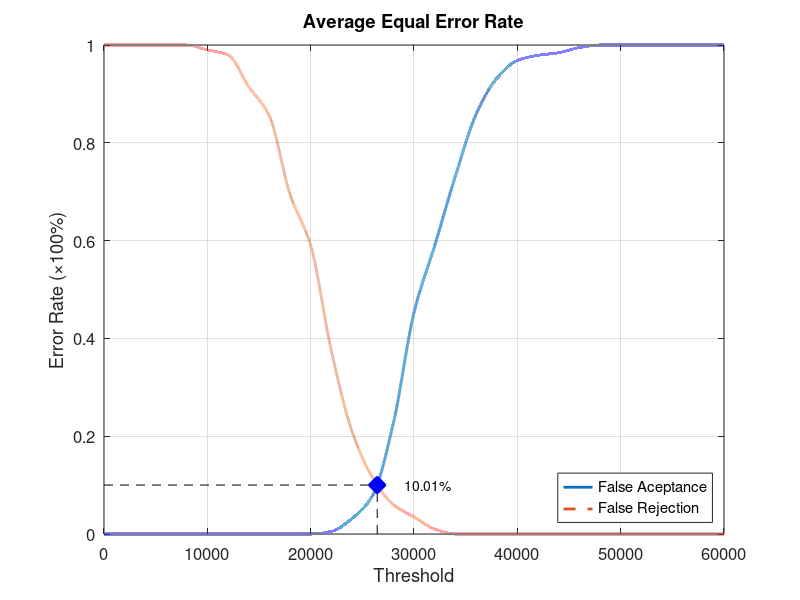
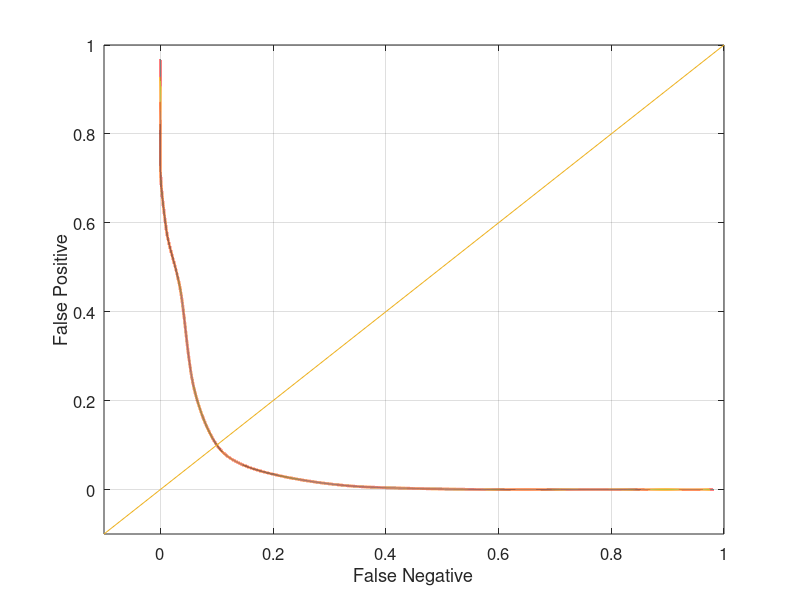

The MATLAB script that drew these images, in order:
function yEER = Database3_1
close all;
clear;
clc;
x = 0:2000:60000;
xq = 0:0.5:60000;

y0 = [0 0 0 0 0 0 0 0 0 0 0 0.00526316 0.0315789 0.0789474 0.226316 0.452632 0.589474 0.731579 0.857895 0.931579 0.968421 0.978947 0.984211 0.994737 1 1 1 1 1 1 1];
yy0 = interp1(x, y0, xq, 'pchip');
y1 = [1 1 1 1 1 0.99 0.98 0.915 0.855 0.695 0.59 0.375 0.21 0.115 0.06 0.035 0.01 0 0 0 0 0 0 0 0 0 0 0 0 0 0];
yy1 = interp1(x, y1, xq, 'pchip');

% Calculating EER: 
y2 = abs(y0 - y1);
find(y2 == min(y2))
yy2 = abs(yy0 - yy1);
xEER = find(yy2 == min(yy2));
xEERIndex = xq(xEER) % X-axis EER
yEER = yy0(xEER) % Y-axis EER

main = figure
plot(xq, yy0,'-','LineWidth', 2);	hold on
plot(xq, yy1,'--','LineWidth', 2);	hold on
plot([xEERIndex xEERIndex], [0 yEER], 'k--');	hold on
plot([0 xEERIndex], [yEER yEER], 'k--');	hold on
plot(xEERIndex, yEER, 'bx', 'LineWidth', 10);	hold on
text(xEERIndex + 10 * xEERIndex / 100, yEER, [num2str(round((10000 * yEER)) / 100) '%'])
legend('False Aceptance', 'False Rejection', 'Location', 'SouthEast')
xlabel('Threshold')
ylabel('Error Rate (\times100%)')
title('Average Equal Error Rate')
set(gca, 'FontSize', 12)
axis([0 60000 0 1])
grid on

print(main, 'Database3_1Main', '-dpng');
FNRxFPR = figure('Color', [1 1 1]);
plot(yy1, yy0, '-', yy1, yy0, 'LineWidth', 2);
hold on
y = -0.1:0.1:1
plot(y, y); 
set(gca, 'FontSize', 12)
xlabel('False Negative')
ylabel('False Positive')
axis([-0.1 1 -0.1 1])
set(gca, 'FontSize', 12)
grid on

print(FNRxFPR, 'Database3_1FNRxFPR','-dpng');
end
